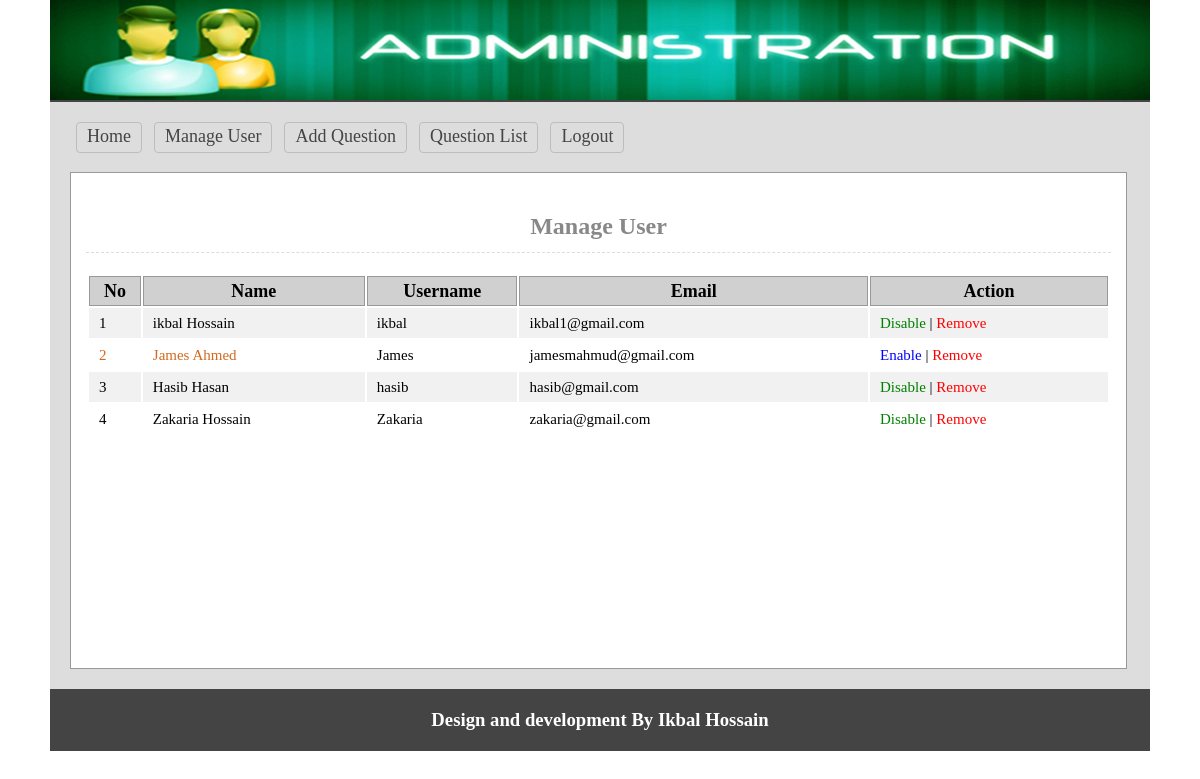
The app's page /admin/users.php (signed in) with its own data.
### tables this page shows
CREATE TABLE `tbl_user` (
  `userId` int(11) NOT NULL,
  `name` varchar(50) NOT NULL,
  `username` varchar(30) NOT NULL,
  `password` varchar(32) NOT NULL,
  `email` varchar(255) NOT NULL,
  `status` int(11) NOT NULL DEFAULT '0'
);

### lib/Database.php (called while the page is built, shortened)
<?php
Class Database{
	public $host   = DB_HOST;
	public $user   = DB_USER;
	public $pass   = DB_PASS;
	public $dbname = DB_NAME;
	public $link;
	private function connectDB(){
	$this->link = new mysqli($this->host, $this->user, $this->pass, $this->dbname);
 }
	public function select($query){
		$result = $this->link->query($query) or die($this->link->error.__LINE__);
		if($result->num_rows > 0){
			return $result;
		} else {
			return false;
		}
	}
}

### classes/User.php (called while the page is built, shortened)
<?php
$filepath = realpath(dirname(__FILE__));
include_once ($filepath.'/../lib/Database.php');
class User{
    private $db;
    public function __construct(){
        $this->db = new Database();
    }
    public function getAllUser(){
        $query = "SELECT * FROM tbl_user ORDER BY userId DESC";
        $result = $this->db->select($query);
        return $result;
    }
}
?>

### admin/users.php (the view, shortened to what this page needs)
<?php
$filepath = realpath(dirname(__FILE__));
include_once ($filepath.'/inc/header.php');
include_once ($filepath.'/../classes/User.php');
$usr = new User();
?>
    <div class="main">
      <h1 style="text-align: center; font-size: 24px">Manage User</h1>
        <div class="manageuser">
           <table class="tblone">
               <tr>
                 <th>No</th>
                 <th>Name</th>
                 <th>Username</th>
                 <th>Email</th>
                 <th>Action</th>
               </tr>
              <?php
                 $userData = $usr->getAllUser();
                 if($userData){
                     $i = 0;
                   while($result = $userData->fetch_assoc()){
                     $i++;
              ?>
               <tr>
                 <td>
                     <?php
                     if($result['status']=='1'){
                         echo "<span class='error'>".$i."</span>";
                     }else{
                         echo $i;
                     }
                     ?>
                 </td>
                 <td>
                     <?php
                     if($result['status']=='1'){
                         echo "<span class='error'>".$result['name']."</span>";
                     }else{
                         echo $result['name'];
                     }
                     ?>
                 </td>
                 <td><?php echo $result['username']; ?></td>
                 <td><?php echo $result['email']; ?></td>
                 <td >
                     <?php
                        if($result['status']=='0'){ ?>
                            <a style="color: green; text-decoration: none" onclick="return confirm('Are You Sure to Disable?')" href="?dis=<?php echo $result['userId']; ?>">Disable</a>
                     <?php } else{ ?>
                            <a style="color: blue; text-decoration: none" onclick="return confirm('Are You Sure to Enable?')" href="?ena=<?php echo $result['userId']; ?>">Enable</a>
                     <?php } ?>
                     | <a style="color: red; text-decoration: none" onclick="return confirm('Are You Sure to Remove?')" href="?del=<?php echo $result['userId']; ?>">Remove</a>
                 </td>
               </tr>
               <?php } } ?>
           </table>
       </div>
  </div>
<?php include 'inc/footer.php'; ?>

### admin/inc/header.php (shortened to what this page needs)
<?php
    include_once ("../lib/Database.php");
?>
<!doctype html>
<html>
<head>
	<link rel="stylesheet" href="css/admin.css">
</head>
<body>
<div class="phpcoding">
	<section class="headeroption"></section>
		<section class="maincontent">
		<div class="menu">
		<ul>
			<li><a href="index.php">Home</a></li>
			<li><a href="users.php">Manage User</a></li>
			<li><a href="quesadd.php">Add Question</a></li>
			<li><a href="queslist.php">Question List</a></li>
			<li><a href="?action=logout">Logout</a></li>
		</ul>
	 </div>

### admin/inc/footer.php
 </section>
<section class="footeroption">
		<h3><?php echo "Design and development By Ikbal Hossain"; ?></h3>
	</section>
</div>
</body>
</html>

### admin/css/admin.css (style rules this page uses)
* { margin:0;padding:0;outline:none }
body { font-family:verdana }
.phpcoding { width:1100px; margin: 0 auto;background:#ddd }
.headeroption { background: #444 url("../img/adminbanner1.jpg") no-repeat scroll 0 0; border-bottom: 2px solid #444444; height: 100px; }
.footeroption { background:#444;color:#fff;text-align:center;padding:20px; }
.maincontent { font-size: 18px; min-height: 500px; padding: 20px; }
.error { color: chocolate; }
.tblone { width:100%;border:1px solid #fff;margin:20px 0 }
.tblone td { font-size: 15px; padding: 5px 10px; }
table.tblone th { background-color: #d0d0d0; border: 1px solid #999; }
table.tblone tr:nth-child(2n+1) { background:#fff;height:30px; }
table.tblone tr:nth-child(2n) { background:#f1f1f1;height:30px; }
.tblone td a { color:#3399FF; }
.main { background: #fff none repeat scroll 0 0; border: 1px solid #999; margin-top: 15px; min-height: 465px; padding: 15px; width: 1025px; }
.main h1 { border-bottom: 1px dashed #ddd; color: #888; margin: 25px 0 5px; padding-bottom: 12px; }
.menu { overflow:hidden; }
.menu ul { margin:0;padding:0;list-style:none }
.menu ul li { display:block;float:left; }
.menu ul li a { border: 1px solid #bdbdbd; border-radius: 4px; color: #444; display: block; margin: 0 6px 4px; padding: 3px 10px 5px; text-decoration: none; }

### records on screen
tbl_user: name "ikbal Hossain", username "ikbal", email "ikbal1@gmail.com"
tbl_user: name "James Ahmed", username "James", email "jamesmahmud@gmail.com"
tbl_user: name "Hasib Hasan", username "hasib", email "hasib@gmail.com"
tbl_user: name "Zakaria Hossain", username "Zakaria", email "zakaria@gmail.com"
